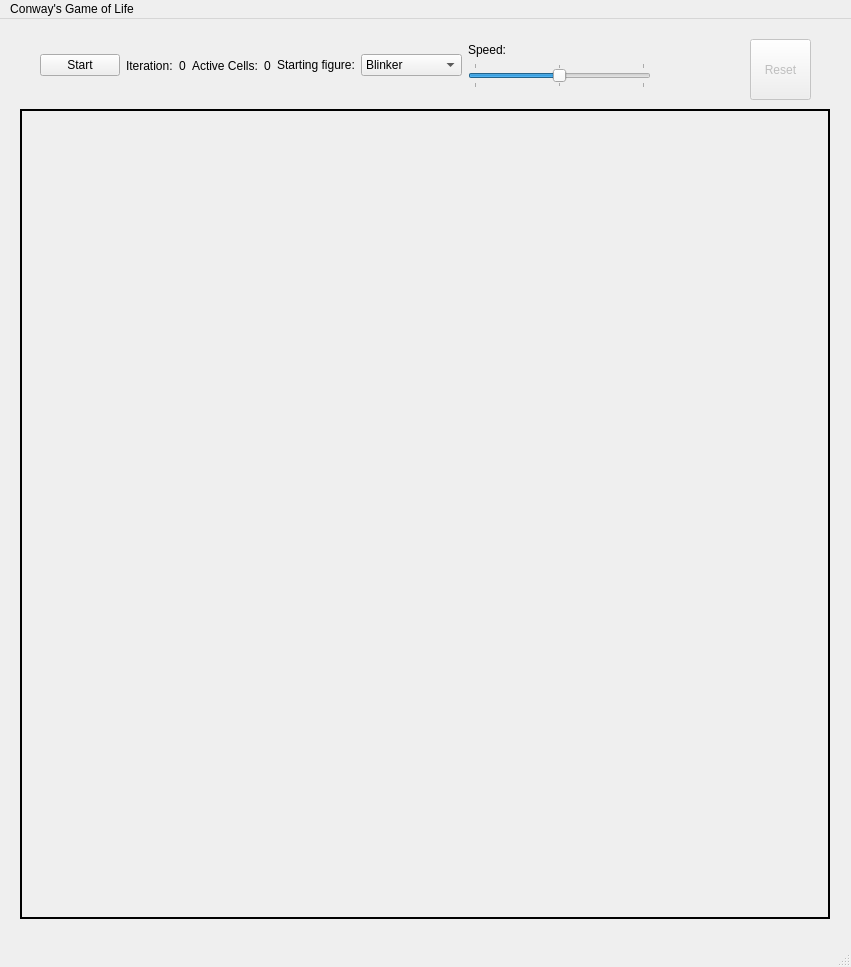
<?xml version="1.0" encoding="UTF-8"?>
<ui version="4.0">
 <class>MainWindow</class>
 <widget class="QMainWindow" name="MainWindow">
  <property name="geometry">
   <rect>
    <x>0</x>
    <y>0</y>
    <width>851</width>
    <height>967</height>
   </rect>
  </property>
  <property name="windowTitle">
   <string>MainWindow</string>
  </property>
  <property name="tabShape">
   <enum>QTabWidget::Rounded</enum>
  </property>
  <widget class="QWidget" name="centralwidget">
   <widget class="QLabel" name="grid">
    <property name="enabled">
     <bool>true</bool>
    </property>
    <property name="geometry">
     <rect>
      <x>20</x>
      <y>90</y>
      <width>810</width>
      <height>810</height>
     </rect>
    </property>
    <property name="sizePolicy">
     <sizepolicy hsizetype="Fixed" vsizetype="Fixed">
      <horstretch>0</horstretch>
      <verstretch>0</verstretch>
     </sizepolicy>
    </property>
    <property name="frameShape">
     <enum>QFrame::Box</enum>
    </property>
    <property name="lineWidth">
     <number>2</number>
    </property>
    <property name="text">
     <string/>
    </property>
   </widget>
   <widget class="QWidget" name="gridLayoutWidget_4">
    <property name="geometry">
     <rect>
      <x>40</x>
      <y>0</y>
      <width>611</width>
      <height>93</height>
     </rect>
    </property>
    <layout class="QGridLayout" name="gridLayout_4">
     <item row="0" column="3">
      <layout class="QGridLayout" name="gridLayout_3">
       <item row="0" column="0">
        <widget class="QLabel" name="label">
         <property name="text">
          <string>Starting figure:</string>
         </property>
        </widget>
       </item>
       <item row="0" column="1">
        <widget class="QComboBox" name="box_start">
         <item>
          <property name="text">
           <string>Blinker</string>
          </property>
         </item>
         <item>
          <property name="text">
           <string>R-pentomino</string>
          </property>
         </item>
         <item>
          <property name="text">
           <string>Diehard</string>
          </property>
         </item>
         <item>
          <property name="text">
           <string>Acorn</string>
          </property>
         </item>
        </widget>
       </item>
      </layout>
     </item>
     <item row="0" column="1">
      <layout class="QGridLayout" name="gridLayout">
       <item row="0" column="1">
        <widget class="QLabel" name="label_2">
         <property name="text">
          <string>Iteration:</string>
         </property>
        </widget>
       </item>
       <item row="0" column="2">
        <widget class="QLabel" name="l_iter">
         <property name="text">
          <string>0</string>
         </property>
        </widget>
       </item>
      </layout>
     </item>
     <item row="0" column="0">
      <widget class="QPushButton" name="btn_pause">
       <property name="enabled">
        <bool>true</bool>
       </property>
       <property name="text">
        <string>Start</string>
       </property>
      </widget>
     </item>
     <item row="0" column="2">
      <layout class="QGridLayout" name="gridLayout_2">
       <item row="0" column="1">
        <widget class="QLabel" name="l_active_cells">
         <property name="text">
          <string>0</string>
         </property>
        </widget>
       </item>
       <item row="0" column="0">
        <widget class="QLabel" name="label_3">
         <property name="text">
          <string>Active Cells:</string>
         </property>
        </widget>
       </item>
      </layout>
     </item>
     <item row="0" column="4">
      <layout class="QVBoxLayout" name="verticalLayout">
       <item>
        <widget class="QLabel" name="label_4">
         <property name="text">
          <string>Speed:</string>
         </property>
        </widget>
       </item>
       <item>
        <widget class="QSlider" name="horizontalSlider">
         <property name="minimum">
          <number>1</number>
         </property>
         <property name="maximum">
          <number>3</number>
         </property>
         <property name="pageStep">
          <number>5</number>
         </property>
         <property name="sliderPosition">
          <number>2</number>
         </property>
         <property name="orientation">
          <enum>Qt::Horizontal</enum>
         </property>
         <property name="tickPosition">
          <enum>QSlider::TicksBothSides</enum>
         </property>
         <property name="tickInterval">
          <number>1</number>
         </property>
        </widget>
       </item>
      </layout>
     </item>
    </layout>
   </widget>
   <widget class="QPushButton" name="btn_reset">
    <property name="enabled">
     <bool>false</bool>
    </property>
    <property name="geometry">
     <rect>
      <x>750</x>
      <y>20</y>
      <width>61</width>
      <height>61</height>
     </rect>
    </property>
    <property name="text">
     <string>Reset</string>
    </property>
   </widget>
  </widget>
  <widget class="QMenuBar" name="menubar">
   <property name="geometry">
    <rect>
     <x>0</x>
     <y>0</y>
     <width>851</width>
     <height>22</height>
    </rect>
   </property>
   <widget class="QMenu" name="menuConway_s_Game_of_Life">
    <property name="title">
     <string>Conway's Game of Life</string>
    </property>
   </widget>
   <addaction name="menuConway_s_Game_of_Life"/>
  </widget>
  <widget class="QStatusBar" name="statusbar"/>
 </widget>
 <resources/>
 <connections/>
</ui>
